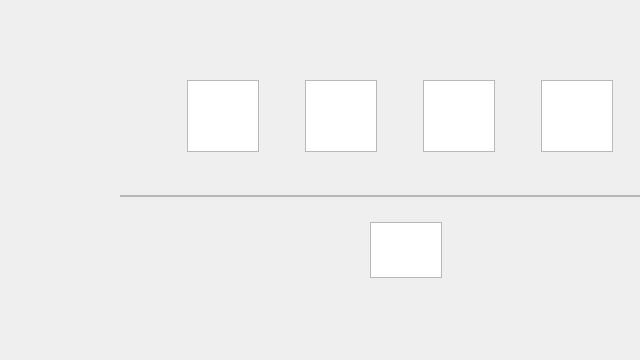
<?xml version="1.0" encoding="UTF-8"?>
<ui version="4.0">
 <class>ShortCutWindow</class>
 <widget class="QDialog" name="ShortCutWindow">
  <property name="geometry">
   <rect>
    <x>0</x>
    <y>60</y>
    <width>640</width>
    <height>360</height>
   </rect>
  </property>
  <property name="windowTitle">
   <string>Dialog</string>
  </property>
  <widget class="QGraphicsView" name="drop">
   <property name="geometry">
    <rect>
     <x>370</x>
     <y>222</y>
     <width>72</width>
     <height>56</height>
    </rect>
   </property>
  </widget>
  <widget class="QGraphicsView" name="splite">
   <property name="geometry">
    <rect>
     <x>120</x>
     <y>195</y>
     <width>560</width>
     <height>2</height>
    </rect>
   </property>
  </widget>
  <widget class="QGraphicsView" name="wifi">
   <property name="geometry">
    <rect>
     <x>187</x>
     <y>80</y>
     <width>72</width>
     <height>72</height>
    </rect>
   </property>
  </widget>
  <widget class="QGraphicsView" name="rc">
   <property name="geometry">
    <rect>
     <x>305</x>
     <y>80</y>
     <width>72</width>
     <height>72</height>
    </rect>
   </property>
  </widget>
  <widget class="QGraphicsView" name="audio">
   <property name="geometry">
    <rect>
     <x>305</x>
     <y>80</y>
     <width>72</width>
     <height>72</height>
    </rect>
   </property>
  </widget>
  <widget class="QGraphicsView" name="lock">
   <property name="geometry">
    <rect>
     <x>423</x>
     <y>80</y>
     <width>72</width>
     <height>72</height>
    </rect>
   </property>
  </widget>
  <widget class="QGraphicsView" name="shutdown">
   <property name="geometry">
    <rect>
     <x>541</x>
     <y>80</y>
     <width>72</width>
     <height>72</height>
    </rect>
   </property>
  </widget>
 </widget>
 <resources/>
 <connections/>
</ui>
